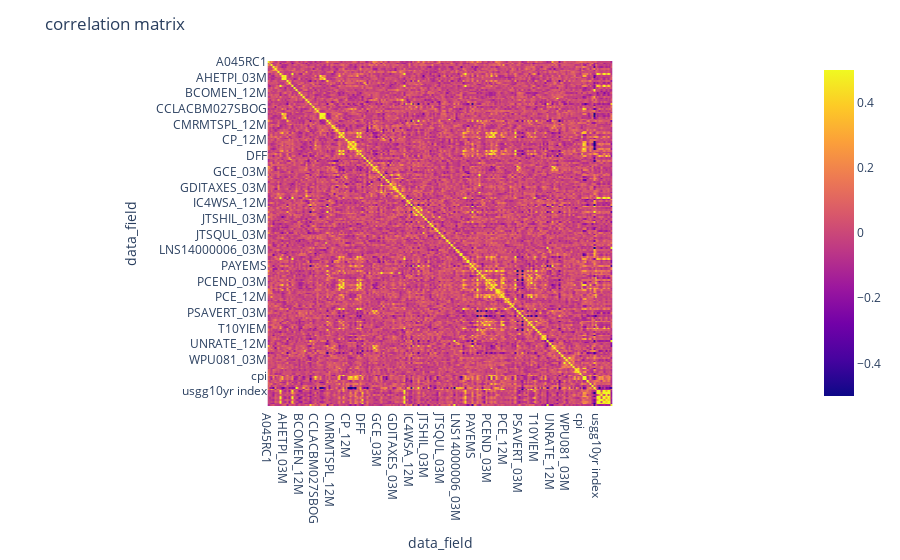

The notebook cell saved with this chart:
### Code cell
differenced = consolidated.US.pct_change(periods=-1)
corr_mat = differenced.corr(method="spearman")
plotly_obj = px.imshow(corr_mat, range_color=[-0.5, 0.5])
fig = go.Figure(plotly_obj)
fig.update_layout(title="correlation matrix")

### Figure 1 — Plotly figure (JSON) as saved in the notebook; plotly's stock layout.template omitted (floating-point values rounded to 4 significant figures; data arrays with more than 128 entries replaced by an {"elided": "..."} marker saying what was removed)
{"data": [{"coloraxis": "coloraxis", "hovertemplate": "data_field: %{x}<br>data_field: %{y}<br>color: %{z}<extra></extra>", "name": "0", "type": "heatmap", "x": {"elided": "255 str values"}, "xaxis": "x", "y": {"elided": "255 str values"}, "yaxis": "y", "z": {"elided": "255x255 float values"}}], "layout": {"coloraxis": {"cmax": 0.5, "cmin": -0.5, "colorscale": [[0, "#0d0887"], [0.1111, "#46039f"], [0.2222, "#7201a8"], [0.3333, "#9c179e"], [0.4444, "#bd3786"], [0.5556, "#d8576b"], [0.6667, "#ed7953"], [0.7778, "#fb9f3a"], [0.8889, "#fdca26"], [1, "#f0f921"]]}, "margin": {"t": 60}, "title": {"text": "correlation matrix"}, "xaxis": {"anchor": "y", "constrain": "domain", "domain": [0, 1], "scaleanchor": "y", "title": {"text": "data_field"}}, "yaxis": {"anchor": "x", "autorange": "reversed", "constrain": "domain", "domain": [0, 1], "title": {"text": "data_field"}}}}
